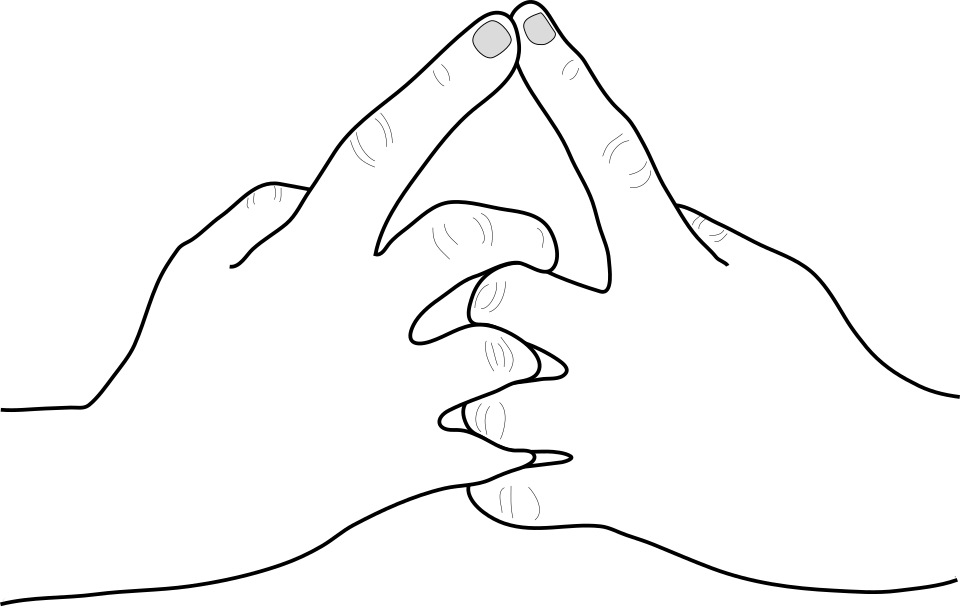
#> input picture gesture_references/_sources/signs/horse.png, 960 x 607 px, given in place of ram.png, which was not available
$ python build_gesture_references.py
#> lines starting #> are read from the running program, lines starting #| are printed output that depends on the picture
### shinobi/catalog.py
"""Display texts of the signs and jutsu, and the credits. Pure data (no PIL, no models).

One copy, used by two programs:
  * tools/build_gesture_references.py draws them on the reference cards (gesture_references/),
  * shinobi/server.py sends them to the web app (/api/jutsu, /api/credits).
Change a text here and re-run the tool, so the cards and the web app keep saying the same thing.
The ORDER of the steps is not here: it is config.JUTSU[id]["sequence"], the table the app uses.
"""

from shinobi import config

# Card footers (credit lines printed on every card).
COMMONS_CREDIT = ("Line art: Schlum / Wikimedia Commons, CC BY-SA 4.0 (traced from a photograph), "
                  "placed on a labelled card by SHINOBI AI. Illustration, not an anime screenshot.")
PALM_CREDIT = ("Drawing rendered by SHINOBI AI from a recorded webcam hand pose (custom pose). "
               "Illustration, not an anime screenshot.")

# Every sign used by the four sequences. cues = what to do, shown on the step card.
SIGNS = {
    "ram": dict(name="RAM", jp="Hitsuji · 未", hands=2, official=True, cues=[
        "Both hands, fingers pointing up",
        "Raised fingers pressed together, tips staggered (one higher)",
        "One hand's other fingers wrap around the other hand",
        "Not interlocked like Tiger"]),
    "snake": dict(name="SNAKE", jp="Mi · 巳", hands=2, official=True, cues=[
        "Clasp both hands",
        "Interlace ALL ten fingers",
        "Knuckles on top",
        "No finger points up"]),
    "tiger": dict(name="TIGER", jp="Tora · 寅", hands=2, official=True, cues=[
        "Palms pressed together",
        "Index fingers straight up, pressed together",
        "Other fingers interlock over the backs of the hands",
        "Symmetric: both tips at the same height"]),
    "dog": dict(name="DOG", jp="Inu · 戌", hands=2, official=True, cues=[
        "One hand: a fist",
        "Other hand: flat, palm down, resting on the fist",
        "Flat fingers together, pointing sideways"]),
    "monkey": dict(name="MONKEY", jp="Saru · 申", hands=2, official=True, cues=[
        "Both hands flat, fingers straight and together",
        "Lay one hand on top of the other",
        "Both hands point the same way (sideways)",
        "Thumbs tucked in"]),
    "boar": dict(name="BOAR", jp="I · 亥", hands=2, official=True, cues=[
        "Hands at chest height, palms facing down",
        "Fingers together, bent downward",
        "Fingertips of both hands touch in the middle",
        "Shape: a V pointing down"]),
    "horse": dict(name="HORSE", jp="Uma · 午", hands=2, official=True, cues=[
        "Index fingertips touch, pointing up (a roof)",
        "Middle, ring and little fingers interlock below",
        "Thumbs tucked underneath"]),
    "clone_seal": dict(name="CLONE SEAL", jp="Kage Bunshin · 影分身", hands=2, official=True, cues=[
        "Each hand: index + middle fingers straight, others folded",
        "One hand vertical, fingers up",
        "Other hand horizontal, fingers sideways",
        "Cross them to make a  +"]),
    "rasengan_palm": dict(name="RASENGAN PALM", jp="custom pose", hands=1, official=False, cues=[
        "ONE hand, palm facing the camera",
        "Fingers straight and spread apart",
        "In front of your chest / shoulder",
        "Other hand down, out of the frame"]),
}

# Per jutsu. On the cards: title, color (RGB of the header), tag (sub-title), status (provenance of
# the sequence). Web app only: name, kanji (first line of gesture_references/<id>/instructions.md)
# and description (what the effect does in SHINOBI AI; our own words).
_SECONDS = config.EFFECT_DURATION
JUTSU = {
    "fire_style": dict(
        title="FIRE STYLE", color=(216, 67, 21),
        tag="Great Fireball Technique  ·  OFFICIAL SEQUENCE (last 4 of 6 seals)",
        status=("Official seals: Snake → Ram → [ Monkey → Boar → Horse → Tiger ].  "
                "SHINOBI AI uses the last four, in the original order."),
        name="Great Fireball Technique", kanji="火遁・豪火球の術",
        description=(f"A roaring jet of flame bursts from your hand, in the direction your fingers point, "
                     f"and keeps following the hand for about {_SECONDS['fire']:.0f} seconds. When it stops, "
                     f"the last flames burn out and drift upward as dark smoke.")),
    "chidori": dict(
        title="CHIDORI", color=(81, 45, 168),
        tag="OFFICIAL SEQUENCE (last 4 seals of the 9-seal anime version, ep. 67)",
        status=("Official 9-seal version: Monkey → Dragon → Rat → Bird → Ox → [ Snake → Dog → Tiger → Monkey ].  "
                "SHINOBI AI uses the last four, in the original order."),
        name="One Thousand Birds", kanji="千鳥",
        description=(f"Blue lightning crackles around your hand: forked bolts redrawn about twenty times a "
                     f"second, sparks raining down and quick blue flashes over the whole picture. It stays "
                     f"on your hand for about {_SECONDS['chidori']:.0f} seconds.")),
    "shadow_clone": dict(
        title="SHADOW CLONE", color=(239, 108, 0),
        tag="CUSTOM SHINOBI AI SEQUENCE  ·  made only of official seals",
        status=("Custom sequence. Steps 1-3 = official Clone Technique seals (Ram → Snake → Tiger); "
                "step 4 = the official Shadow Clone seal. The Shadow Clone itself needs only one seal."),
        name="Shadow Clone Technique", kanji="影分身の術",
        description=(f"Ten copies of you pop up one after another, each in a puff of smoke: "
                     f"{config.CLONE_COUNT + 1} people on screen. They are cut out of the live camera "
                     f"picture, stand in three rows around you and copy your moves a little late, each "
                     f"with its own delay. After about {_SECONDS['shadow_clone']:.0f} seconds they "
                     f"vanish in smoke.")),
    "rasengan": dict(
        title="RASENGAN", color=(21, 101, 192),
        tag="CUSTOM SHINOBI AI SEQUENCE  ·  the Rasengan has no official hand seals",
        status=("Custom sequence. Step 1 nods to Naruto using shadow clones to shape the Rasengan; "
                "steps 2-3 were picked to be easy to tell apart on a webcam; step 4 is a custom palm pose."),
        name="Spiralling Sphere", kanji="螺旋丸",
        description=(f"A sphere of blue energy grows on your open palm and spins: bright core, whirling "
                     f"rings, orbiting sparks and streaks of wind thrown off its rim. It follows your hand "
                     f"for about {_SECONDS['rasengan']:.0f} seconds.")),
}

# ---------------------------------------------------------------- credits (/api/credits)
# Sources: gesture_references/README.md (section 5) and _sources/signs/CREDITS.txt,
# assets/audio/SOURCES.md (credits block) and models/THIRD_PARTY_YOLOX.md.
CC_BY_SA_4 = "https://creativecommons.org/licenses/by-sa/4.0/"
CC_BY_4 = "https://creativecommons.org/licenses/by/4.0/"
CC_BY_3 = "https://creativecommons.org/licenses/by/3.0/"
CC0 = "https://creativecommons.org/publicdomain/zero/1.0/"


def _item(text, url=None, license=None, license_url=None):
    return {"text": text, "url": url, "license": license, "license_url": license_url}


CREDITS = [
    {"title": "Hand-seal illustrations", "items": [
        _item("Hand-seal illustrations (Ram, Snake, Tiger, Dog, Monkey, Boar, Horse, Clone seal): line art by "
              "Schlum, Wikimedia Commons, \"Naruto Mudra\" series, vectorized from photographs. Cropped and "
              "placed on labelled cards for SHINOBI AI; the web app shows them with thicker, darker lines "
              "(tools/build_bold_signs.py). The cards and the adapted drawings are CC BY-SA 4.0 as well.",
              "https://commons.wikimedia.org/wiki/User:Schlum", "CC BY-SA 4.0", CC_BY_SA_4),
        _item("Rasengan palm drawing: rendered by SHINOBI AI from one recorded webcam hand pose (a custom "
              "pose, no published illustration exists)."),
        _item("All pictures are illustrations, not screenshots from the anime or the manga."),
    ]},
    {"title": "Sound effects", "items": [
        _item("\"8 Magic Attacks\" (Fire explosion, Thunder, Wind, Charge) by leohpaz. Modified: converted to "
              "16-bit WAV, layered with other sounds, level-adjusted.", "https://opengameart.org/content/8-magic-attacks",
              "CC BY 4.0", CC_BY_4),
        _item("\"Fantasy SFX Pack Vol 1\" by JC Sounds. Modified: layered and mixed with other sounds, filtered, "
              "level-adjusted (hand seal, jutsu hand-sign, charge, release and impact sounds).",
              "https://opengameart.org/content/jc-sounds-fantasy-sfx-pack-vol-1", "CC BY 4.0", CC_BY_4),
        _item("\"Force field electric hum\" by Hansjörg Malthaner (http://opengameart.org/users/varkalandar). "
              "Unmodified.", "https://opengameart.org/content/force-field-electric-hum", "CC BY 4.0", CC_BY_4),
        _item("\"Fire Loop\" by qubodup. Modified: converted to WAV, resampled to 44.1 kHz, loop seam "
              "crossfaded.", "https://opengameart.org/content/fire-loop", "CC BY 3.0", CC_BY_3),
        _item("\"Poof Noises\" (poof_1.wav) by dklon. Modified: layered with other sounds, level-adjusted.",
              "https://opengameart.org/content/poof-noises", "CC BY 3.0", CC_BY_3),
        _item("Other sounds: CC0 / public domain, via OpenGameArt.org, by faxcorp, pyranostudios, qubodup, "
              "BMacZero (Brian MacIntosh), Julien Matthey, wobbleboxx (WobbleBoxx Workshop), fins, Fupi, "
              "Kenney (www.kenney.nl), rubberduck, artisticdude, jaggedstone, ogrebane and zeroisnotnull; the "
              "hand-seal sound is made from \"Thwack Sounds\" by Jordan Irwin (AntumDeluge) and \"Fabric "
              "Rustling\" by iochi-glaucus. Credit for these is optional.",
              "https://opengameart.org/", "CC0 1.0", CC0),
        _item("All sounds are generic sound effects: no anime audio, dialogue or soundtrack."),
        _item("Background music \"Leaf Trail\": an original instrumental loop (koto-like plucks, bamboo "
              "flute, taiko) composed and synthesised for SHINOBI AI. No anime soundtrack or third-party "
              "recording is used (assets/audio/SOURCES.md, \"Background music\")."),
    ]},
    {"title": "Music during the hand-sign sequences (not the original Naruto soundtrack)", "items": [
        _item("\"Blackmoor Ninjas (Battle Theme)\" by Matthew Pablo (http://www.matthewpablo.com), Rasengan. "
              "Modified: a 16-bar section made into a loop.",
              "https://opengameart.org/content/blackmoor-ninjas-battle-theme", "CC BY 3.0", CC_BY_3),
        _item("\"Taiko drums (seamless loop)\" by congusbongus, cut from \"Taiko drums.wav\" by jobro "
              "(https://freesound.org/people/jobro/sounds/112248/), Fire Style. Modified: a 16-bar section made "
              "into a loop.", "https://opengameart.org/content/taiko-drums-seamless-loop", "CC BY 3.0", CC_BY_3),
        _item("\"Revenge\" by TAD, Chidori. Modified: a 16-bar section made into a loop.",
              "https://opengameart.org/content/revenge", "CC BY 4.0", CC_BY_4),
        _item("\"Samurai\" by TAD, Shadow Clone. Modified: a 24-bar section made into a loop.",
              "https://opengameart.org/content/samurai", "CC BY 4.0", CC_BY_4),
        _item("The original Naruto soundtrack is not used: it needs a licence from its label and publisher "
              "(assets/audio/ASSET_LICENSES.md)."),
    ]},
    {"title": "Hand-seal detector model", "items": [
        _item("YOLOX-Nano hand-seal detector (yolox_nano.onnx) from NARUTO-HandSignDetection by "
              "Kazuhito Takahashi (Kazuhito00). The project's code is MIT licensed.",
              "https://github.com/Kazuhito00/NARUTO-HandSignDetection", "MIT",
              "https://opensource.org/license/mit"),
        _item("The pretrained weights have no explicit licence, and their private training data includes "
              "third-party anime images. SHINOBI AI uses the model for personal and educational purposes "
              "only; any public release, redistribution of the model or commercial use would first need "
              "these rights to be clarified (or a model trained only on our own recordings)."),
    ]},
    {"title": "Disclaimer", "items": [
        _item("SHINOBI AI is an unofficial fan project for personal and educational use. It is not affiliated "
              "with or endorsed by the rights holders of NARUTO."),
        _item("NARUTO, its characters, jutsu and hand-seal names belong to their rights holders "
              "(Masashi Kishimoto / Shueisha / Studio Pierrot)."),
        _item("No anime footage, screenshots or audio are used: the effects are drawn live by our own code, "
              "the seal pictures are line-art illustrations and the sounds are generic sound effects."),
    ]},
]

# ------------------------------------------------------------------ character voice clips
# None are bundled. Only licensed recordings supplied by the user go in assets/audio/voice (see its
# README.md). Drop-in convention, one folder per jutsu:
#   assets/audio/voice/<jutsu>/activation.wav   the hand-sign / activation call
#   assets/audio/voice/<jutsu>/name.wav         the technique name
# PCM WAV only: the server reads each clip's length (wave module) to time the activation stages
# (effects/base.py), so the build-up lasts exactly as long as the voice. A file it cannot read as PCM
# WAV is not listed (and not used). The web app plays them only when the backend fires that jutsu;
# a missing clip is skipped, never replaced.
VOICE_PARTS = ("activation", "name")
VOICE_FORMATS = (".wav",)
VOICE_SPEAKER = {"fire_style": "Naruto", "chidori": "Sasuke", "shadow_clone": "Naruto", "rasengan": "Naruto"}


# [29 lines left out: functions wav_seconds, voice_seconds, voice_clips, not called in this run]

### tools/build_gesture_references.py
"""Build the hand-sign reference cards in gesture_references/.

Run:  python tools/build_gesture_references.py

For every jutsu folder it writes step_1.png .. step_4.png (one card per sign) and
sequence_reference.png (all four steps in order). The seal drawings come from
gesture_references/_sources/signs/ (Wikimedia Commons, Schlum, CC BY-SA 4.0, see
CREDITS.txt there). The "Rasengan palm" drawing is rendered here from one recorded
MediaPipe hand pose, because it is a custom pose and has no published illustration.
The order of the steps is read from shinobi/config.py (JUTSU), the same table the app uses.
"""

import json
import sys
from pathlib import Path

import numpy as np
from PIL import Image, ImageDraw, ImageFont

ROOT = Path(__file__).resolve().parents[1]
sys.path.insert(0, str(ROOT))                       # run as a plain script from tools/
from shinobi import catalog, config  # noqa: E402

REF = ROOT / "gesture_references"
SIGNS_DIR = REF / "_sources" / "signs"
PALM_POSE = REF / "_sources" / "rasengan_palm_landmarks.json"
FONTS = Path("C:/Windows/Fonts")

INK = (34, 34, 34)
MUTED = (110, 110, 110)
LINE = (215, 215, 215)
GREEN = (46, 125, 50)
PURPLE = (106, 27, 154)
SLATE = (69, 90, 100)

# The texts (sign names, cues, jutsu titles, tags, provenance, credit lines) live in
# shinobi/catalog.py: the web app shows the same texts (/api/jutsu).
COMMONS_CREDIT, PALM_CREDIT, SIGNS = catalog.COMMONS_CREDIT, catalog.PALM_CREDIT, catalog.SIGNS
JUTSU = {key: dict(card, steps=config.JUTSU[key]["sequence"])  # one source of truth for the order
         for key, card in catalog.JUTSU.items()}


def font(name, size):
    return ImageFont.truetype(str(FONTS / name), size)


def bold(size):
    return font("segoeuib.ttf", size)


def regular(size):
    return font("segoeui.ttf", size)


def japanese(size):
    return font("YuGothB.ttc", size)


# [35 lines left out: functions wrap, badge, fit, _capsule, not called in this run]


def draw_palm(size=1000):
    """Silhouette line drawing of the recorded open palm (white fill, dark outline)."""
    pose = json.loads(PALM_POSE.read_text())
    pts = np.array(pose["points_xy"], np.float64) * np.array([pose["aspect"], 1.0])
    palm_len = np.linalg.norm(pts[9] - pts[0])
    forearm = pts[0] + (pts[0] - pts[9]) / palm_len * palm_len * 0.9       # stub of the forearm
    allp = np.vstack([pts, forearm])
    lo, hi = allp.min(0), allp.max(0)
    scale = 2 * 0.80 * size / max(hi - lo)                                 # drawn at 2x, downsampled later
    off = np.array([2 * size, 2 * size]) / 2 - (lo + hi) / 2 * scale
    P = pts * scale + off
    F = forearm * scale + off
    unit = palm_len * scale

    chains = [[1, 2, 3, 4], [5, 6, 7, 8], [9, 10, 11, 12], [13, 14, 15, 16], [17, 18, 19, 20]]
    widths = [0.30, 0.24, 0.25, 0.235, 0.20]
    side = (P[17] - P[1]) / np.linalg.norm(P[17] - P[1])                  # thumb side -> little-finger side
    half = 0.36 * unit
    wrist_thumb, wrist_pinky = P[0] - side * half, P[0] + side * half     # shared by palm and forearm: no notches
    palm_poly = [tuple(wrist_thumb)] + [tuple(P[i]) for i in (1, 2, 5, 9, 13, 17)] + [tuple(wrist_pinky)]
    arm_poly = [tuple(wrist_thumb), tuple(wrist_pinky),
                tuple(F + side * half * 0.92), tuple(F - side * half * 0.92)]

    img = Image.new("RGB", (2 * size, 2 * size), "white")
    d = ImageDraw.Draw(img)
    outline = 0.025 * unit
    # dark pass with every shape grown by `outline`, then the same shapes in white on top:
    # only the outer silhouette stays dark, so the hand reads as one clean line drawing
    for fill, extra in ((INK, outline), ("white", 0.0)):
        for poly in (arm_poly, palm_poly):
            d.polygon(poly, fill=fill)
            if extra:
                for a, b in zip(poly, poly[1:] + poly[:1]):
                    _capsule(d, np.array(a), np.array(b), 2 * extra, fill)
        for chain, w in zip(chains, widths):
            seq = [0] + chain if chain[0] == 1 else chain                  # thumb starts at the wrist
            for k, (a, b) in enumerate(zip(seq[:-1], seq[1:])):
                taper = 1.0 - 0.12 * (k + 1) / len(seq)
                _capsule(d, P[a], P[b], w * unit * taper + 2 * extra, fill)
    img = img.resize((size, size), Image.LANCZOS)
    left, top, right, bottom = Image.eval(img.convert("L"), lambda v: 255 - v).getbbox()
    bottom = min(bottom, int((F[1] - 0.3 * unit) / 2))                     # cut the forearm open, like the line art
    return img.crop((left, top, right, bottom))


def sign_art(key):
#> called with key = 'ram'
    if key == "rasengan_palm":
        path = SIGNS_DIR / "rasengan_palm.png"
        draw_palm().save(path)
        return Image.open(path).convert("RGB")
    return Image.open(SIGNS_DIR / f"{key}.png").convert("RGB")
#> returned value is the input picture: PIL image 960x607 RGB; min 0, max 255, mean 247.6


# ---------- cards ----------

# [124 lines left out: functions step_card, sequence_sheet, not called in this run]


def main():
    arts = {key: sign_art(key) for key in SIGNS}
#> call 2 of sign_art, with key = 'snake'
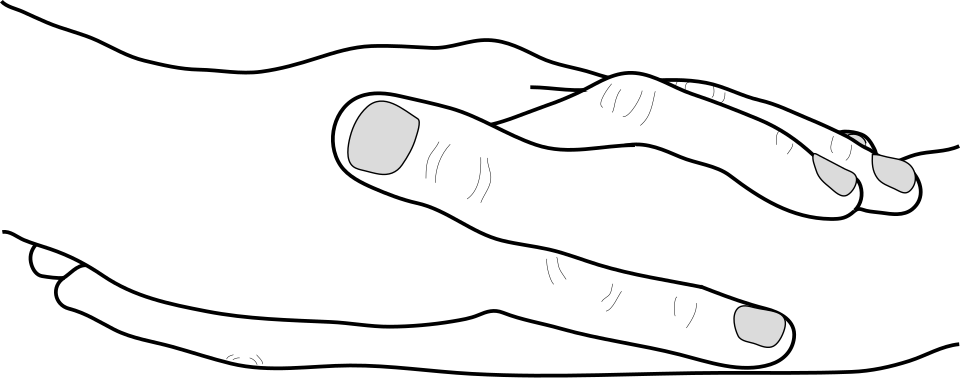
#> input picture gesture_references/_sources/signs/monkey.png, 960 x 378 px, given in place of snake.png, which was not available
#> in sign_art, returned value is the input picture: PIL image 960x378 RGB; min 0, max 255, mean 241.8
#> call 4 of sign_art, with key = 'dog'
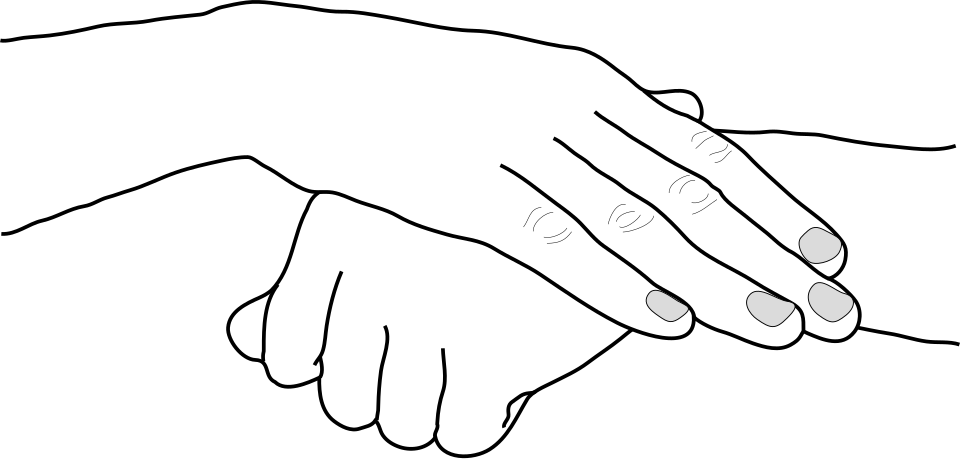
#> input picture gesture_references/_sources/signs/dog.png, 960 x 459 px
#> in sign_art, returned value is the input picture: PIL image 960x459 RGB; min 0, max 255, mean 244.8
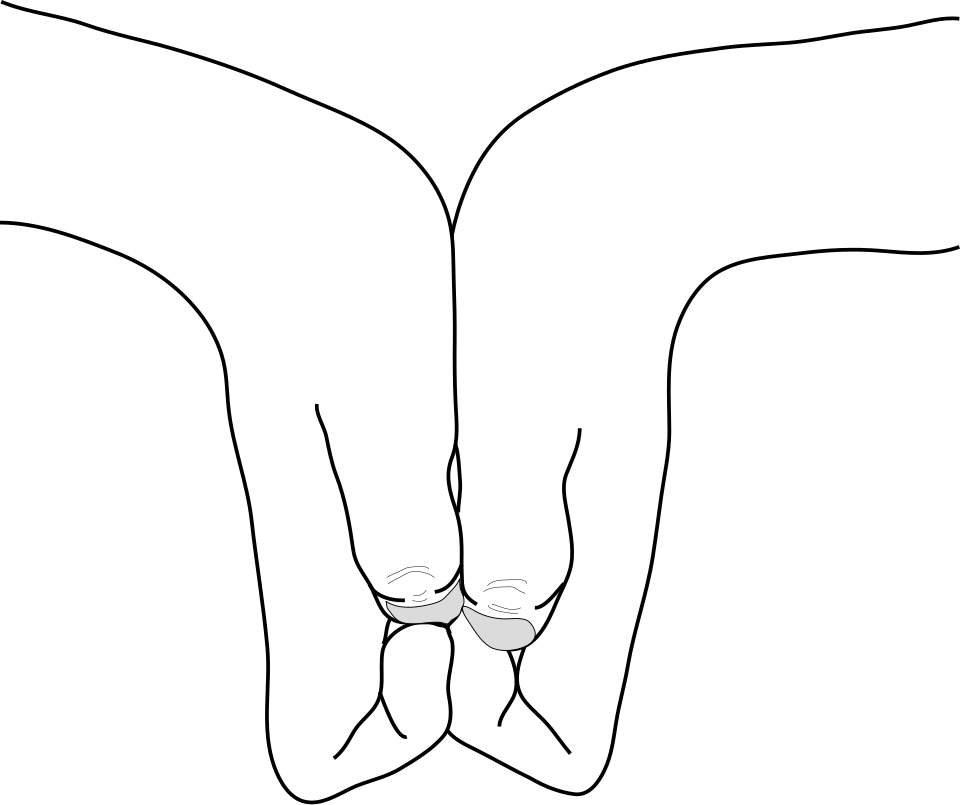
#> input picture gesture_references/_sources/signs/boar.png, 960 x 805 px
#> in sign_art, returned value is the input picture: PIL image 960x805 RGB; min 0, max 255, mean 249.1
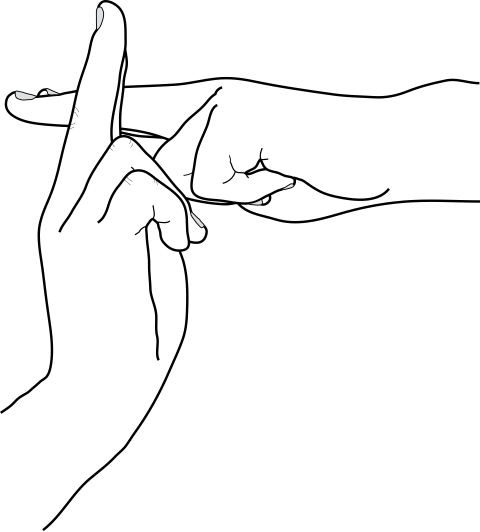
#> input picture gesture_references/_sources/signs/clone_seal.png, 960 x 1063 px (shown at 1/2 size)
#> in sign_art, returned value is the input picture: PIL image 960x1063 RGB; mean R, G, B 247.4, 247.4, 247.4
    for jutsu_key, j in JUTSU.items():
        out = REF / jutsu_key
        out.mkdir(parents=True, exist_ok=True)
        for step in range(4):
            step_card(jutsu_key, j, step, arts[j["steps"][step]]).save(out / f"step_{step + 1}.png")
        sequence_sheet(jutsu_key, j, arts).save(out / "sequence_reference.png")
        print(f"{jutsu_key}: {' -> '.join(j['steps'])}")


if __name__ == "__main__":
#> (the run stopped early here; a loop or call above may not have finished)
